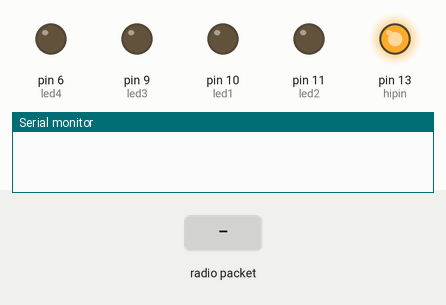
Simulated run of this sketch. Board: Arduino Uno, built with avr-gcc and run on an emulated ATmega328P. On the bench: output pins drawn as LEDs (lit = HIGH), the last lines printed to the serial monitor. The test bench sets the inputs (shaded band). No radio packets arrive unless stated.

Above: at 1.2 s.
1.3 s: radio packet "X" arrives
At 2.7 s:
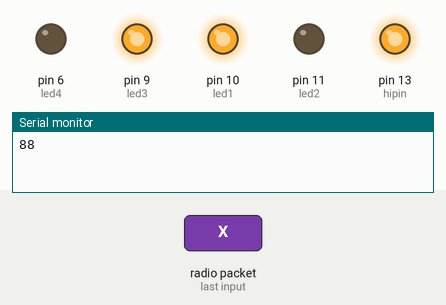
Timing chart, 0 to 7.8 s (numbered marks = the images above; inputs shaded):
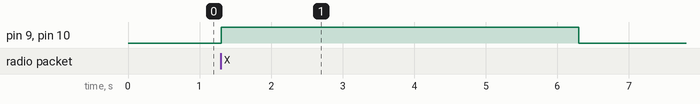

Measured:
- after the input at 1.3 s, pin 9 (led3), pin 10 (led1): LOW → HIGH at once, → LOW 5.0 s later

The sketch:

receiver_sowj.ino
```cpp
#include<VirtualWire.h>

//int ledpassive = 5;
int led1 = 10;
int led2 = 11;
int led3 = 9;
int led4 = 6;
int hipin = 13;

void setup() {
  // put your setup code here, to run once:

  pinMode( led1 , OUTPUT);
  pinMode( led2 , OUTPUT);
  pinMode( led3 , OUTPUT);
  pinMode( led4 , OUTPUT);
  pinMode( hipin , OUTPUT);
  vw_set_ptt_inverted(true);
  vw_set_rx_pin(12);
  vw_setup(1000);
  vw_rx_start();
  Serial.begin(9600);
  digitalWrite( hipin , HIGH);
}
void loop()
{
  // put your main code here, to run repeatedly:

  digitalWrite( led1 , LOW);
  digitalWrite( led2 , LOW);
  digitalWrite( led3 , LOW);
  digitalWrite( led4 , LOW);

  uint8_t buf[VW_MAX_MESSAGE_LEN];
  uint8_t buflen = VW_MAX_MESSAGE_LEN;

  if( vw_get_message( buf, &buflen))
  {
    //Serial.println(*buf);
    //buf[0]='X';
    if( buf[0]=='X')
    {
        Serial.print(*buf);
        digitalWrite(led1 , HIGH);
        digitalWrite( led2 , LOW);
        digitalWrite( led3 , HIGH);
        digitalWrite( led4 , LOW);
    }
    else
    if( buf[0]=='Y')
    {
        Serial.print(*buf);
        digitalWrite(led1 , LOW);
        digitalWrite( led2 , HIGH);
        digitalWrite( led3 , LOW);
        digitalWrite( led4 , HIGH);
    }
    else
    if( buf[0]=='Z')
    {
        Serial.print(*buf);
        digitalWrite(led1 , LOW);
        digitalWrite( led2 , LOW);
        digitalWrite( led3 , LOW);
        digitalWrite( led4 , LOW);
    }
    delay(5000);
  }   // end vm messaage
}   // end loop
```
